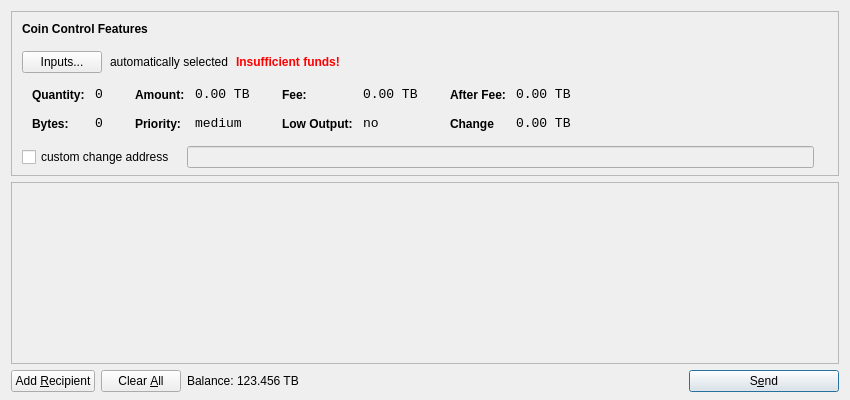
<?xml version="1.0" encoding="UTF-8"?>
<ui version="4.0">
 <class>SendCoinsDialog</class>
 <widget class="QDialog" name="SendCoinsDialog">
  <property name="geometry">
   <rect>
    <x>0</x>
    <y>0</y>
    <width>850</width>
    <height>400</height>
   </rect>
  </property>
  <property name="windowTitle">
   <string>Send Coins</string>
  </property>
  <layout class="QVBoxLayout" name="verticalLayout" stretch="0,1,0">
   <property name="bottomMargin">
    <number>8</number>
   </property>
   <item>
    <widget class="QFrame" name="frameCoinControl">
     <property name="sizePolicy">
      <sizepolicy hsizetype="Expanding" vsizetype="Expanding">
       <horstretch>0</horstretch>
       <verstretch>0</verstretch>
      </sizepolicy>
     </property>
     <property name="maximumSize">
      <size>
       <width>16777215</width>
       <height>16777215</height>
      </size>
     </property>
     <property name="frameShape">
      <enum>QFrame::StyledPanel</enum>
     </property>
     <property name="frameShadow">
      <enum>QFrame::Sunken</enum>
     </property>
     <layout class="QVBoxLayout" name="verticalLayoutCoinControl2">
      <property name="spacing">
       <number>-1</number>
      </property>
      <property name="leftMargin">
       <number>0</number>
      </property>
      <property name="topMargin">
       <number>0</number>
      </property>
      <property name="rightMargin">
       <number>0</number>
      </property>
      <property name="bottomMargin">
       <number>6</number>
      </property>
      <item>
       <layout class="QVBoxLayout" name="verticalLayoutCoinControl" stretch="0,0,0,0,1">
        <property name="spacing">
         <number>0</number>
        </property>
        <property name="leftMargin">
         <number>10</number>
        </property>
        <property name="topMargin">
         <number>10</number>
        </property>
        <item>
         <layout class="QHBoxLayout" name="horizontalLayoutCoinControl1">
          <property name="bottomMargin">
           <number>15</number>
          </property>
          <item>
           <widget class="QLabel" name="labelCoinControlFeatures">
            <property name="sizePolicy">
             <sizepolicy hsizetype="Preferred" vsizetype="Maximum">
              <horstretch>0</horstretch>
              <verstretch>0</verstretch>
             </sizepolicy>
            </property>
            <property name="font">
             <font>
              <weight>75</weight>
              <bold>true</bold>
             </font>
            </property>
            <property name="styleSheet">
             <string notr="true">font-weight:bold;</string>
            </property>
            <property name="text">
             <string>Coin Control Features</string>
            </property>
           </widget>
          </item>
         </layout>
        </item>
        <item>
         <layout class="QHBoxLayout" name="horizontalLayoutCoinControl2" stretch="0,0,0,0">
          <property name="spacing">
           <number>8</number>
          </property>
          <property name="bottomMargin">
           <number>10</number>
          </property>
          <item>
           <widget class="QPushButton" name="pushButtonCoinControl">
            <property name="styleSheet">
             <string notr="true"/>
            </property>
            <property name="text">
             <string>Inputs...</string>
            </property>
           </widget>
          </item>
          <item>
           <widget class="QLabel" name="labelCoinControlAutomaticallySelected">
            <property name="text">
             <string>automatically selected</string>
            </property>
            <property name="margin">
             <number>5</number>
            </property>
           </widget>
          </item>
          <item>
           <widget class="QLabel" name="labelCoinControlInsuffFunds">
            <property name="font">
             <font>
              <weight>75</weight>
              <bold>true</bold>
             </font>
            </property>
            <property name="styleSheet">
             <string notr="true">color:red;font-weight:bold;</string>
            </property>
            <property name="text">
             <string>Insufficient funds!</string>
            </property>
            <property name="margin">
             <number>5</number>
            </property>
           </widget>
          </item>
          <item>
           <spacer name="horizontalSpacerCoinControl">
            <property name="orientation">
             <enum>Qt::Horizontal</enum>
            </property>
            <property name="sizeHint" stdset="0">
             <size>
              <width>40</width>
              <height>1</height>
             </size>
            </property>
           </spacer>
          </item>
         </layout>
        </item>
        <item>
         <widget class="QWidget" name="widgetCoinControl" native="true">
          <property name="sizePolicy">
           <sizepolicy hsizetype="Preferred" vsizetype="Preferred">
            <horstretch>0</horstretch>
            <verstretch>0</verstretch>
           </sizepolicy>
          </property>
          <property name="minimumSize">
           <size>
            <width>0</width>
            <height>0</height>
           </size>
          </property>
          <property name="styleSheet">
           <string notr="true"/>
          </property>
          <layout class="QHBoxLayout" name="horizontalLayoutCoinControl5">
           <property name="margin">
            <number>0</number>
           </property>
           <item>
            <layout class="QHBoxLayout" name="horizontalLayoutCoinControl3" stretch="0,0,0,1">
             <property name="spacing">
              <number>20</number>
             </property>
             <property name="topMargin">
              <number>0</number>
             </property>
             <property name="bottomMargin">
              <number>10</number>
             </property>
             <item>
              <layout class="QFormLayout" name="formLayoutCoinControl1">
               <property name="horizontalSpacing">
                <number>10</number>
               </property>
               <property name="verticalSpacing">
                <number>14</number>
               </property>
               <property name="leftMargin">
                <number>10</number>
               </property>
               <property name="topMargin">
                <number>4</number>
               </property>
               <property name="rightMargin">
                <number>6</number>
               </property>
               <item row="0" column="0">
                <widget class="QLabel" name="labelCoinControlQuantityText">
                 <property name="styleSheet">
                  <string notr="true">font-weight:bold;</string>
                 </property>
                 <property name="text">
                  <string>Quantity:</string>
                 </property>
                 <property name="margin">
                  <number>0</number>
                 </property>
                </widget>
               </item>
               <item row="0" column="1">
                <widget class="QLabel" name="labelCoinControlQuantity">
                 <property name="font">
                  <font>
                   <family>Monospace</family>
                   <pointsize>10</pointsize>
                  </font>
                 </property>
                 <property name="cursor">
                  <cursorShape>IBeamCursor</cursorShape>
                 </property>
                 <property name="contextMenuPolicy">
                  <enum>Qt::ActionsContextMenu</enum>
                 </property>
                 <property name="text">
                  <string>0</string>
                 </property>
                 <property name="margin">
                  <number>0</number>
                 </property>
                 <property name="textInteractionFlags">
                  <set>Qt::LinksAccessibleByMouse|Qt::TextSelectableByKeyboard|Qt::TextSelectableByMouse</set>
                 </property>
                </widget>
               </item>
               <item row="1" column="0">
                <widget class="QLabel" name="labelCoinControlBytesText">
                 <property name="styleSheet">
                  <string notr="true">font-weight:bold;</string>
                 </property>
                 <property name="text">
                  <string>Bytes:</string>
                 </property>
                </widget>
               </item>
               <item row="1" column="1">
                <widget class="QLabel" name="labelCoinControlBytes">
                 <property name="font">
                  <font>
                   <family>Monospace</family>
                   <pointsize>10</pointsize>
                  </font>
                 </property>
                 <property name="cursor">
                  <cursorShape>IBeamCursor</cursorShape>
                 </property>
                 <property name="contextMenuPolicy">
                  <enum>Qt::ActionsContextMenu</enum>
                 </property>
                 <property name="text">
                  <string>0</string>
                 </property>
                 <property name="textInteractionFlags">
                  <set>Qt::LinksAccessibleByMouse|Qt::TextSelectableByKeyboard|Qt::TextSelectableByMouse</set>
                 </property>
                </widget>
               </item>
              </layout>
             </item>
             <item>
              <layout class="QFormLayout" name="formLayoutCoinControl2">
               <property name="horizontalSpacing">
                <number>10</number>
               </property>
               <property name="verticalSpacing">
                <number>14</number>
               </property>
               <property name="leftMargin">
                <number>6</number>
               </property>
               <property name="topMargin">
                <number>4</number>
               </property>
               <property name="rightMargin">
                <number>6</number>
               </property>
               <item row="0" column="0">
                <widget class="QLabel" name="labelCoinControlAmountText">
                 <property name="styleSheet">
                  <string notr="true">font-weight:bold;</string>
                 </property>
                 <property name="text">
                  <string>Amount:</string>
                 </property>
                 <property name="margin">
                  <number>0</number>
                 </property>
                </widget>
               </item>
               <item row="0" column="1">
                <widget class="QLabel" name="labelCoinControlAmount">
                 <property name="font">
                  <font>
                   <family>Monospace</family>
                   <pointsize>10</pointsize>
                  </font>
                 </property>
                 <property name="cursor">
                  <cursorShape>IBeamCursor</cursorShape>
                 </property>
                 <property name="contextMenuPolicy">
                  <enum>Qt::ActionsContextMenu</enum>
                 </property>
                 <property name="text">
                  <string>0.00 TB</string>
                 </property>
                 <property name="textInteractionFlags">
                  <set>Qt::LinksAccessibleByMouse|Qt::TextSelectableByKeyboard|Qt::TextSelectableByMouse</set>
                 </property>
                </widget>
               </item>
               <item row="1" column="0">
                <widget class="QLabel" name="labelCoinControlPriorityText">
                 <property name="styleSheet">
                  <string notr="true">font-weight:bold;</string>
                 </property>
                 <property name="text">
                  <string>Priority:</string>
                 </property>
                </widget>
               </item>
               <item row="1" column="1">
                <widget class="QLabel" name="labelCoinControlPriority">
                 <property name="font">
                  <font>
                   <family>Monospace</family>
                   <pointsize>10</pointsize>
                  </font>
                 </property>
                 <property name="cursor">
                  <cursorShape>IBeamCursor</cursorShape>
                 </property>
                 <property name="contextMenuPolicy">
                  <enum>Qt::ActionsContextMenu</enum>
                 </property>
                 <property name="text">
                  <string>medium</string>
                 </property>
                 <property name="textInteractionFlags">
                  <set>Qt::LinksAccessibleByMouse|Qt::TextSelectableByKeyboard|Qt::TextSelectableByMouse</set>
                 </property>
                </widget>
               </item>
              </layout>
             </item>
             <item>
              <layout class="QFormLayout" name="formLayoutCoinControl3">
               <property name="horizontalSpacing">
                <number>10</number>
               </property>
               <property name="verticalSpacing">
                <number>14</number>
               </property>
               <property name="leftMargin">
                <number>6</number>
               </property>
               <property name="topMargin">
                <number>4</number>
               </property>
               <property name="rightMargin">
                <number>6</number>
               </property>
               <item row="0" column="0">
                <widget class="QLabel" name="labelCoinControlFeeText">
                 <property name="styleSheet">
                  <string notr="true">font-weight:bold;</string>
                 </property>
                 <property name="text">
                  <string>Fee:</string>
                 </property>
                 <property name="margin">
                  <number>0</number>
                 </property>
                </widget>
               </item>
               <item row="0" column="1">
                <widget class="QLabel" name="labelCoinControlFee">
                 <property name="font">
                  <font>
                   <family>Monospace</family>
                   <pointsize>10</pointsize>
                  </font>
                 </property>
                 <property name="cursor">
                  <cursorShape>IBeamCursor</cursorShape>
                 </property>
                 <property name="contextMenuPolicy">
                  <enum>Qt::ActionsContextMenu</enum>
                 </property>
                 <property name="text">
                  <string>0.00 TB</string>
                 </property>
                 <property name="textInteractionFlags">
                  <set>Qt::LinksAccessibleByMouse|Qt::TextSelectableByKeyboard|Qt::TextSelectableByMouse</set>
                 </property>
                </widget>
               </item>
               <item row="1" column="0">
                <widget class="QLabel" name="labelCoinControlLowOutputText">
                 <property name="styleSheet">
                  <string notr="true">font-weight:bold;</string>
                 </property>
                 <property name="text">
                  <string>Low Output:</string>
                 </property>
                </widget>
               </item>
               <item row="1" column="1">
                <widget class="QLabel" name="labelCoinControlLowOutput">
                 <property name="font">
                  <font>
                   <family>Monospace</family>
                   <pointsize>10</pointsize>
                  </font>
                 </property>
                 <property name="cursor">
                  <cursorShape>IBeamCursor</cursorShape>
                 </property>
                 <property name="contextMenuPolicy">
                  <enum>Qt::ActionsContextMenu</enum>
                 </property>
                 <property name="text">
                  <string>no</string>
                 </property>
                 <property name="textInteractionFlags">
                  <set>Qt::LinksAccessibleByMouse|Qt::TextSelectableByKeyboard|Qt::TextSelectableByMouse</set>
                 </property>
                </widget>
               </item>
              </layout>
             </item>
             <item>
              <layout class="QFormLayout" name="formLayoutCoinControl4">
               <property name="horizontalSpacing">
                <number>10</number>
               </property>
               <property name="verticalSpacing">
                <number>14</number>
               </property>
               <property name="leftMargin">
                <number>6</number>
               </property>
               <property name="topMargin">
                <number>4</number>
               </property>
               <property name="rightMargin">
                <number>6</number>
               </property>
               <item row="0" column="0">
                <widget class="QLabel" name="labelCoinControlAfterFeeText">
                 <property name="styleSheet">
                  <string notr="true">font-weight:bold;</string>
                 </property>
                 <property name="text">
                  <string>After Fee:</string>
                 </property>
                 <property name="margin">
                  <number>0</number>
                 </property>
                </widget>
               </item>
               <item row="0" column="1">
                <widget class="QLabel" name="labelCoinControlAfterFee">
                 <property name="font">
                  <font>
                   <family>Monospace</family>
                   <pointsize>10</pointsize>
                  </font>
                 </property>
                 <property name="cursor">
                  <cursorShape>IBeamCursor</cursorShape>
                 </property>
                 <property name="contextMenuPolicy">
                  <enum>Qt::ActionsContextMenu</enum>
                 </property>
                 <property name="text">
                  <string>0.00 TB</string>
                 </property>
                 <property name="textInteractionFlags">
                  <set>Qt::LinksAccessibleByMouse|Qt::TextSelectableByKeyboard|Qt::TextSelectableByMouse</set>
                 </property>
                </widget>
               </item>
               <item row="1" column="0">
                <widget class="QLabel" name="labelCoinControlChangeText">
                 <property name="styleSheet">
                  <string notr="true">font-weight:bold;</string>
                 </property>
                 <property name="text">
                  <string>Change</string>
                 </property>
                </widget>
               </item>
               <item row="1" column="1">
                <widget class="QLabel" name="labelCoinControlChange">
                 <property name="font">
                  <font>
                   <family>Monospace</family>
                   <pointsize>10</pointsize>
                  </font>
                 </property>
                 <property name="cursor">
                  <cursorShape>IBeamCursor</cursorShape>
                 </property>
                 <property name="contextMenuPolicy">
                  <enum>Qt::ActionsContextMenu</enum>
                 </property>
                 <property name="text">
                  <string>0.00 TB</string>
                 </property>
                 <property name="textInteractionFlags">
                  <set>Qt::LinksAccessibleByMouse|Qt::TextSelectableByKeyboard|Qt::TextSelectableByMouse</set>
                 </property>
                </widget>
               </item>
              </layout>
             </item>
            </layout>
           </item>
          </layout>
         </widget>
        </item>
        <item>
         <layout class="QHBoxLayout" name="horizontalLayoutCoinControl4" stretch="0,0,0">
          <property name="spacing">
           <number>12</number>
          </property>
          <property name="sizeConstraint">
           <enum>QLayout::SetDefaultConstraint</enum>
          </property>
          <property name="topMargin">
           <number>5</number>
          </property>
          <property name="rightMargin">
           <number>5</number>
          </property>
          <item>
           <widget class="QCheckBox" name="checkBoxCoinControlChange">
            <property name="text">
             <string>custom change address</string>
            </property>
           </widget>
          </item>
          <item>
           <widget class="QLineEdit" name="lineEditCoinControlChange">
            <property name="enabled">
             <bool>false</bool>
            </property>
            <property name="sizePolicy">
             <sizepolicy hsizetype="Expanding" vsizetype="Fixed">
              <horstretch>0</horstretch>
              <verstretch>0</verstretch>
             </sizepolicy>
            </property>
           </widget>
          </item>
          <item>
           <widget class="QLabel" name="labelCoinControlChangeLabel">
            <property name="sizePolicy">
             <sizepolicy hsizetype="Preferred" vsizetype="Expanding">
              <horstretch>0</horstretch>
              <verstretch>0</verstretch>
             </sizepolicy>
            </property>
            <property name="minimumSize">
             <size>
              <width>0</width>
              <height>0</height>
             </size>
            </property>
            <property name="text">
             <string/>
            </property>
            <property name="margin">
             <number>3</number>
            </property>
           </widget>
          </item>
         </layout>
        </item>
        <item>
         <spacer name="verticalSpacerCoinControl">
          <property name="orientation">
           <enum>Qt::Vertical</enum>
          </property>
          <property name="sizeHint" stdset="0">
           <size>
            <width>800</width>
            <height>1</height>
           </size>
          </property>
         </spacer>
        </item>
       </layout>
      </item>
     </layout>
    </widget>
   </item>
   <item>
    <widget class="QScrollArea" name="scrollArea">
     <property name="widgetResizable">
      <bool>true</bool>
     </property>
     <widget class="QWidget" name="scrollAreaWidgetContents">
      <property name="geometry">
       <rect>
        <x>0</x>
        <y>0</y>
        <width>830</width>
        <height>165</height>
       </rect>
      </property>
      <layout class="QVBoxLayout" name="verticalLayout_2">
       <property name="margin">
        <number>0</number>
       </property>
       <item>
        <layout class="QVBoxLayout" name="entries">
         <property name="spacing">
          <number>6</number>
         </property>
        </layout>
       </item>
       <item>
        <spacer name="verticalSpacer">
         <property name="orientation">
          <enum>Qt::Vertical</enum>
         </property>
         <property name="sizeHint" stdset="0">
          <size>
           <width>20</width>
           <height>40</height>
          </size>
         </property>
        </spacer>
       </item>
      </layout>
     </widget>
    </widget>
   </item>
   <item>
    <layout class="QHBoxLayout" name="horizontalLayout">
     <item>
      <widget class="QPushButton" name="addButton">
       <property name="toolTip">
        <string>Send to multiple recipients at once</string>
       </property>
       <property name="text">
        <string>Add &amp;Recipient</string>
       </property>
       <property name="autoDefault">
        <bool>false</bool>
       </property>
      </widget>
     </item>
     <item>
      <widget class="QPushButton" name="clearButton">
       <property name="sizePolicy">
        <sizepolicy hsizetype="Minimum" vsizetype="Fixed">
         <horstretch>0</horstretch>
         <verstretch>0</verstretch>
        </sizepolicy>
       </property>
       <property name="toolTip">
        <string>Remove all transaction fields</string>
       </property>
       <property name="text">
        <string>Clear &amp;All</string>
       </property>
       <property name="autoRepeatDelay">
        <number>300</number>
       </property>
       <property name="autoDefault">
        <bool>false</bool>
       </property>
      </widget>
     </item>
     <item>
      <layout class="QHBoxLayout" name="horizontalLayout_2">
       <property name="spacing">
        <number>3</number>
       </property>
       <item>
        <widget class="QLabel" name="label">
         <property name="sizePolicy">
          <sizepolicy hsizetype="Preferred" vsizetype="Fixed">
           <horstretch>0</horstretch>
           <verstretch>0</verstretch>
          </sizepolicy>
         </property>
         <property name="text">
          <string>Balance:</string>
         </property>
        </widget>
       </item>
       <item>
        <widget class="QLabel" name="labelBalance">
         <property name="sizePolicy">
          <sizepolicy hsizetype="Preferred" vsizetype="Fixed">
           <horstretch>0</horstretch>
           <verstretch>0</verstretch>
          </sizepolicy>
         </property>
         <property name="cursor">
          <cursorShape>IBeamCursor</cursorShape>
         </property>
         <property name="text">
          <string>123.456 TB</string>
         </property>
         <property name="textInteractionFlags">
          <set>Qt::LinksAccessibleByMouse|Qt::TextSelectableByKeyboard|Qt::TextSelectableByMouse</set>
         </property>
        </widget>
       </item>
      </layout>
     </item>
     <item>
      <spacer name="horizontalSpacer">
       <property name="orientation">
        <enum>Qt::Horizontal</enum>
       </property>
       <property name="sizeHint" stdset="0">
        <size>
         <width>40</width>
         <height>20</height>
        </size>
       </property>
      </spacer>
     </item>
     <item>
      <widget class="QPushButton" name="sendButton">
       <property name="minimumSize">
        <size>
         <width>150</width>
         <height>0</height>
        </size>
       </property>
       <property name="toolTip">
        <string>Confirm the send action</string>
       </property>
       <property name="text">
        <string>S&amp;end</string>
       </property>
       <property name="icon">
        <iconset resource="../bitcoin.qrc">
         <normaloff>:/icons/send</normaloff>:/icons/send</iconset>
       </property>
       <property name="default">
        <bool>true</bool>
       </property>
      </widget>
     </item>
    </layout>
   </item>
  </layout>
 </widget>
 <resources>
  <include location="../bitcoin.qrc"/>
 </resources>
 <connections/>
</ui>
